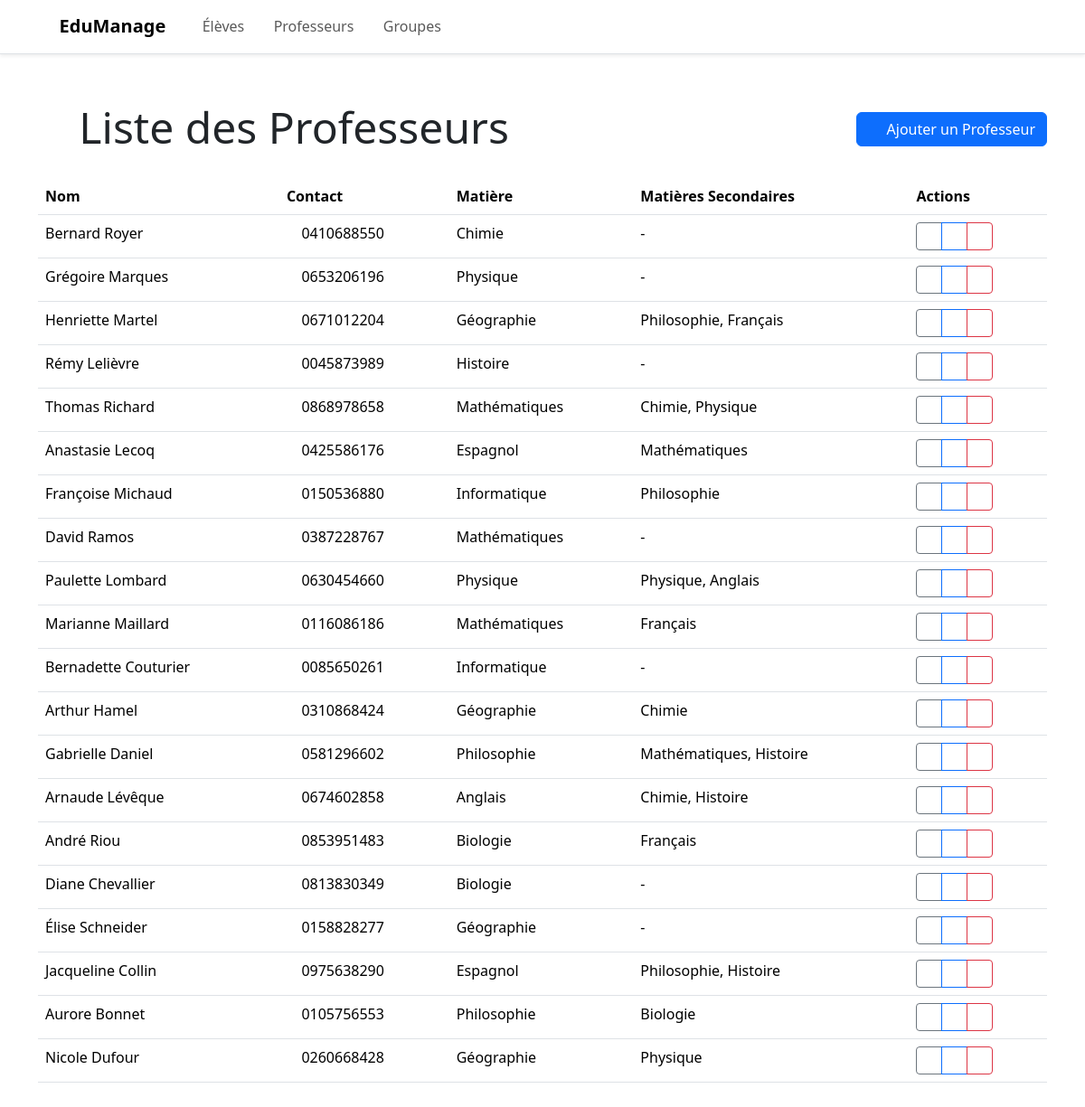
The app's page /teachers (signed in) with its own data.
### app/models.py (models this page shows)
class Teacher(db.Model):
    id = db.Column(db.Integer, primary_key=True)
    first_name = db.Column(db.String(40), nullable=False)
    last_name = db.Column(db.String(40), nullable=False)
    email = db.Column(db.String(120), unique=True, nullable=False)
    phone = db.Column(db.String(20), nullable=True)
    subject = db.Column(db.String(80), nullable=False)
    secondary_subjects = db.Column(db.String(200), nullable=True)
    is_active = db.Column(db.Boolean, nullable=False, default=True)
    notes = db.Column(db.Text, nullable=True)
    groups = db.relationship(
        "Group",
        secondary=group_teacher,
        lazy="subquery",
        backref=db.backref("teachers", lazy=True),
        cascade="all, delete"
    )
    @property
    def full_name(self):
        return f"{self.first_name} {self.last_name}"

### app/api/teacher_routes.py (the view)
    @app.route("/teachers")
    @login_required
    def teachers():
        teachers = Teacher.query.all()
        return render_template("teachers.html", teachers=teachers)

### app/auth/auth.py (called while the page is built)
def login_required(f):
    @wraps(f)
    def decorated_function(*args, **kwargs):
        if 'logged_in' not in session:
            return redirect(url_for('login'))
        return f(*args, **kwargs)
    return decorated_function

### templates/teachers.html (shortened to what this page needs)
{% extends "base.html" %} {% block content %}
<div class="row align-items-center mb-4">
  <div class="col">
    <h1 class="display-5 mb-0">
      <i class="bi bi-person-workspace me-2"></i>Liste des Professeurs
    </h1>
  </div>
  <div class="col-auto">
    <a href="{{ url_for('add_teacher') }}" class="btn btn-primary">
      <i class="bi bi-plus-circle me-2"></i>Ajouter un Professeur
    </a>
  </div>
</div>
 {% if teachers %}
<div class="card-body">
  <div class="table-responsive">
    <table class="table table-hover">
      <thead>
        <tr>
          <th>Nom</th>
          <th>Contact</th>
          <th>Matière</th>
          <th>Matières Secondaires</th>
          <th>Actions</th>
        </tr>
      </thead>
      <tbody>
        {% for teacher in teachers %}
        <tr>
          <td>{{ teacher.full_name }}</td>
          <td>
            {% if teacher.phone %}
            <i class="bi bi-telephone me-1"></i>{{ teacher.phone }} {% else %}
            <i class="bi bi-envelope me-1"></i>{{ teacher.email }} {% endif %}
          </td>
          <td>{{ teacher.subject }}</td>
          <td>{{ teacher.secondary_subjects or '-' }}</td>
          <td>
            <div class="btn-group">
              <button
                type="button"
                class="btn btn-sm btn-outline-secondary"
                data-bs-toggle="modal"
                data-bs-target="#teacherModal{{ teacher.id }}"
              >
                <i class="bi bi-eye"></i>
              </button>
              <a
                href="{{ url_for('edit_teacher', id=teacher.id) }}"
                class="btn btn-sm btn-outline-primary"
              >
                <i class="bi bi-pencil"></i>
              </a>
              <button
                type="button"
                class="btn btn-sm btn-outline-danger"
                data-bs-toggle="modal"
                data-bs-target="#deleteModal{{ teacher.id }}"
              >
                <i class="bi bi-trash"></i>
              </button>
            </div>
          </td>
        </tr>
        {% endfor %}
      </tbody>
    </table>
  </div>
</div>
{% endif %} {% endblock %}

### templates/base.html (style rules this page uses)
body { padding-top: 4rem; transition: background-color 0.3s ease; }

### records on screen
Teacher: full_name "Bernard Royer", phone "0410688550", subject "Chimie", secondary_subjects "-"
Teacher: full_name "Grégoire Marques", phone "0653206196", subject "Physique", secondary_subjects "-"
Teacher: full_name "Henriette Martel", phone "0671012204", subject "Géographie", secondary_subjects "Philosophie, Français"
Teacher: full_name "Rémy Lelièvre", phone "0045873989", subject "Histoire", secondary_subjects "-"
Teacher: full_name "Thomas Richard", phone "0868978658", subject "Mathématiques", secondary_subjects "Chimie, Physique"
Teacher: full_name "Anastasie Lecoq", phone "0425586176", subject "Espagnol", secondary_subjects "Mathématiques"
Teacher: full_name "Françoise Michaud", phone "0150536880", subject "Informatique", secondary_subjects "Philosophie"
Teacher: full_name "David Ramos", phone "0387228767", subject "Mathématiques", secondary_subjects "-"
Teacher: full_name "Paulette Lombard", phone "0630454660", subject "Physique", secondary_subjects "Physique, Anglais"
Teacher: full_name "Marianne Maillard", phone "0116086186", subject "Mathématiques", secondary_subjects "Français"
Teacher: full_name "Bernadette Couturier", phone "0085650261", subject "Informatique", secondary_subjects "-"
Teacher: full_name "Arthur Hamel", phone "0310868424", subject "Géographie", secondary_subjects "Chimie"
Teacher: full_name "Gabrielle Daniel", phone "0581296602", subject "Philosophie", secondary_subjects "Mathématiques, Histoire"
Teacher: full_name "Arnaude Lévêque", phone "0674602858", subject "Anglais", secondary_subjects "Chimie, Histoire"
Teacher: full_name "André Riou", phone "0853951483", subject "Biologie", secondary_subjects "Français"
Teacher: full_name "Diane Chevallier", phone "0813830349", subject "Biologie", secondary_subjects "-"
Teacher: full_name "Élise Schneider", phone "0158828277", subject "Géographie", secondary_subjects "-"
Teacher: full_name "Jacqueline Collin", phone "0975638290", subject "Espagnol", secondary_subjects "Philosophie, Histoire"
Teacher: full_name "Aurore Bonnet", phone "0105756553", subject "Philosophie", secondary_subjects "Biologie"
Teacher: full_name "Nicole Dufour", phone "0260668428", subject "Géographie", secondary_subjects "Physique"
